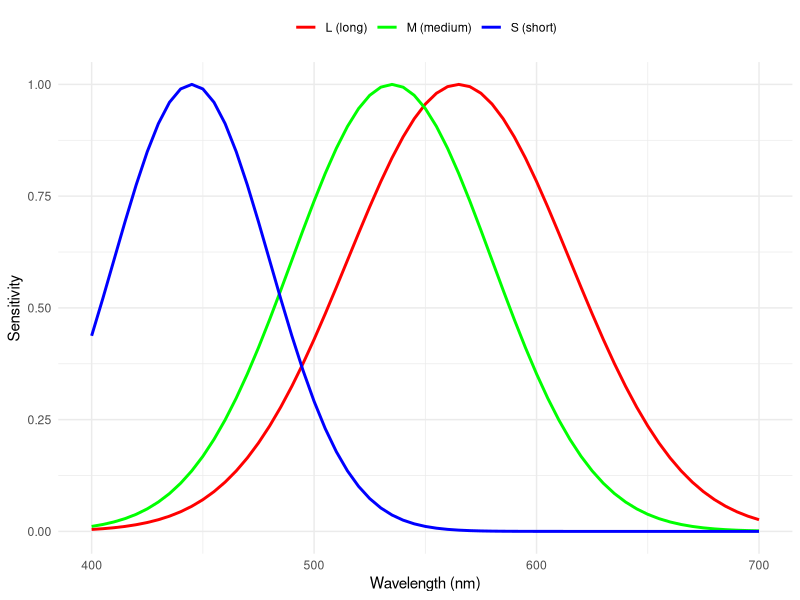
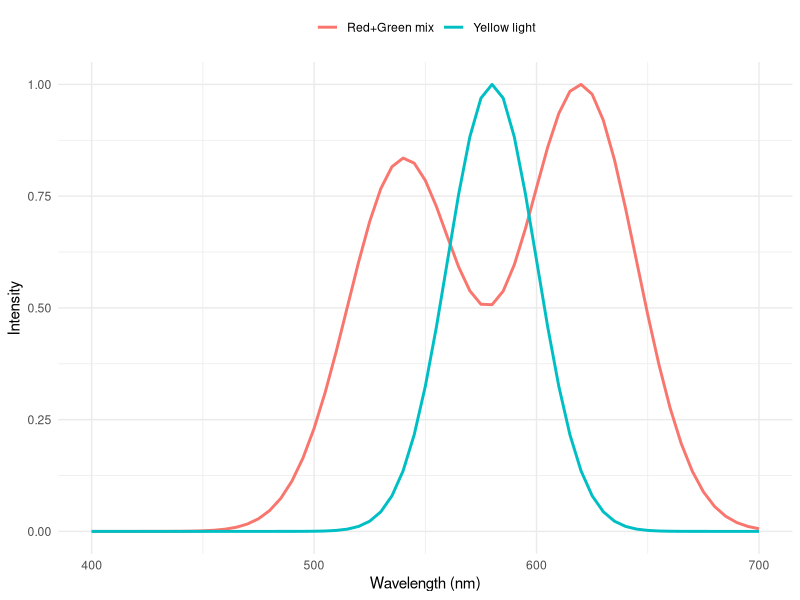
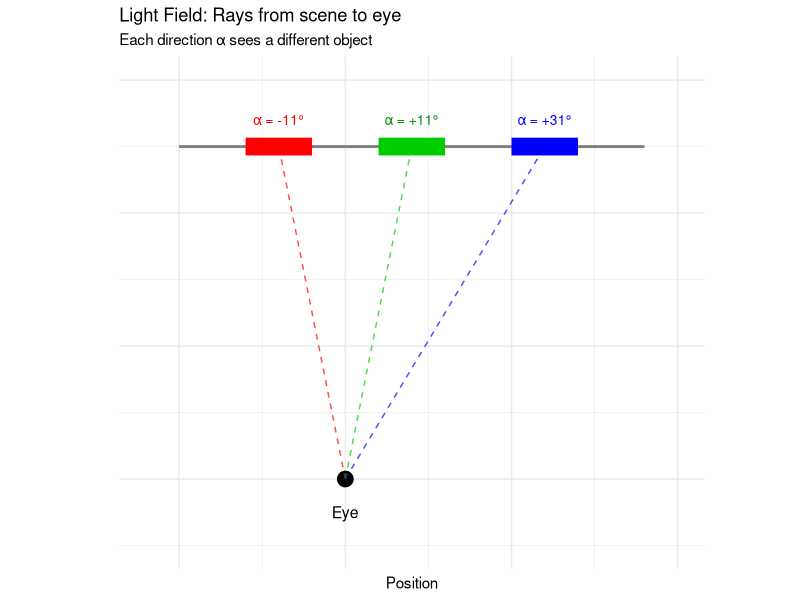
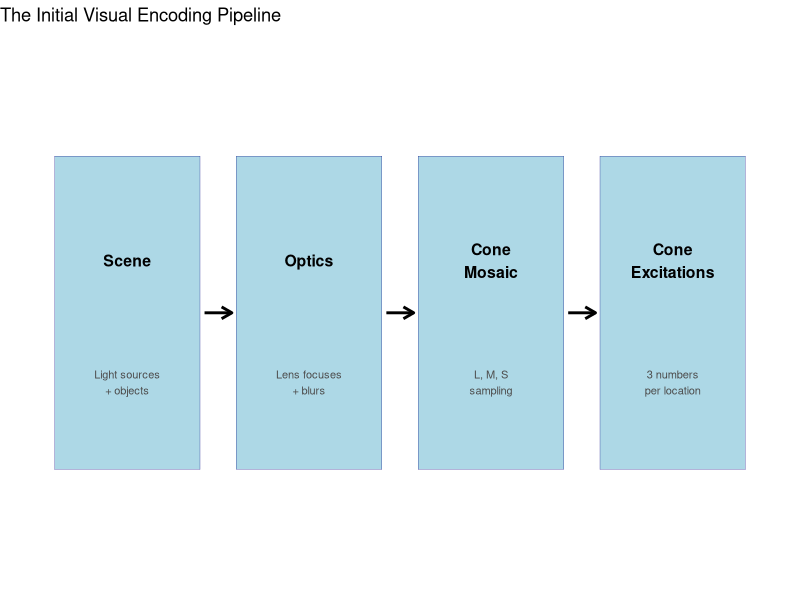
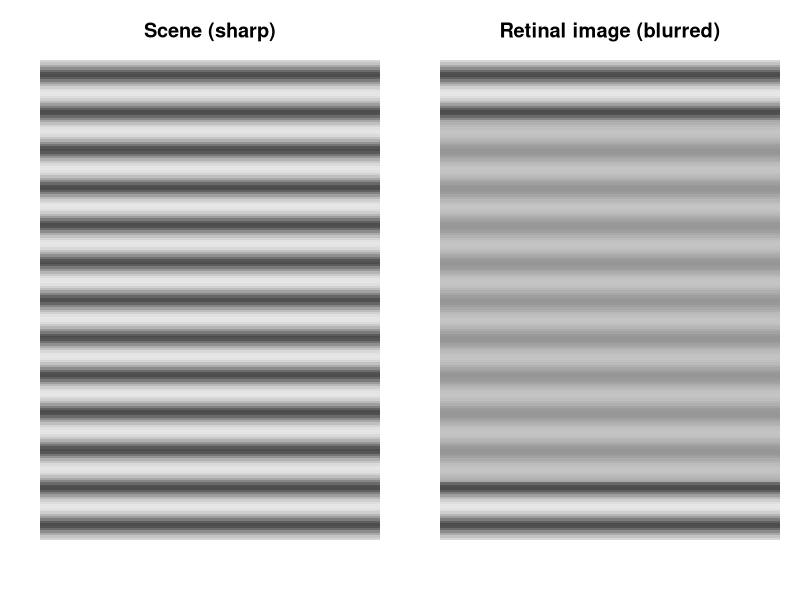
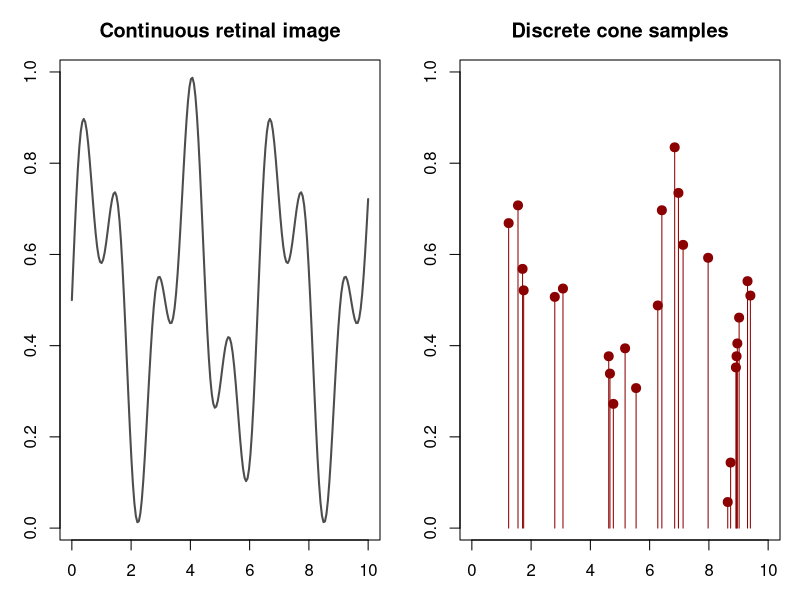
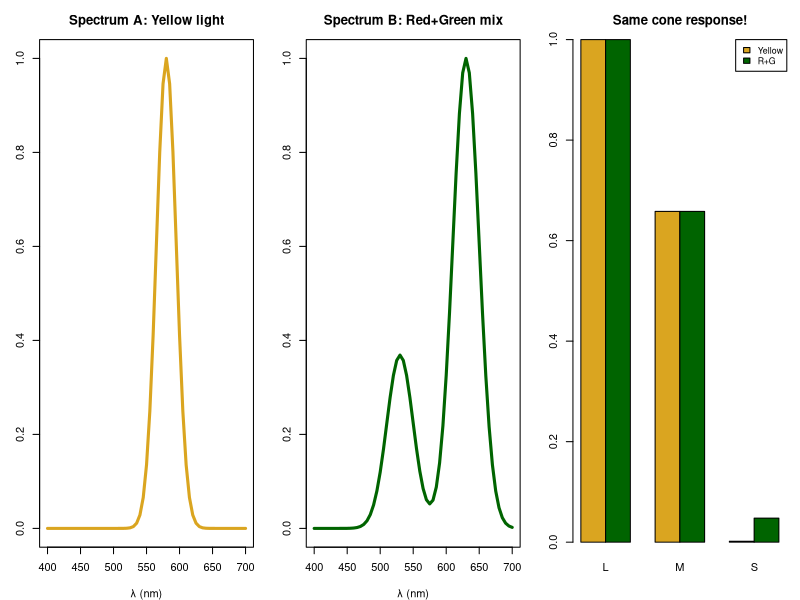
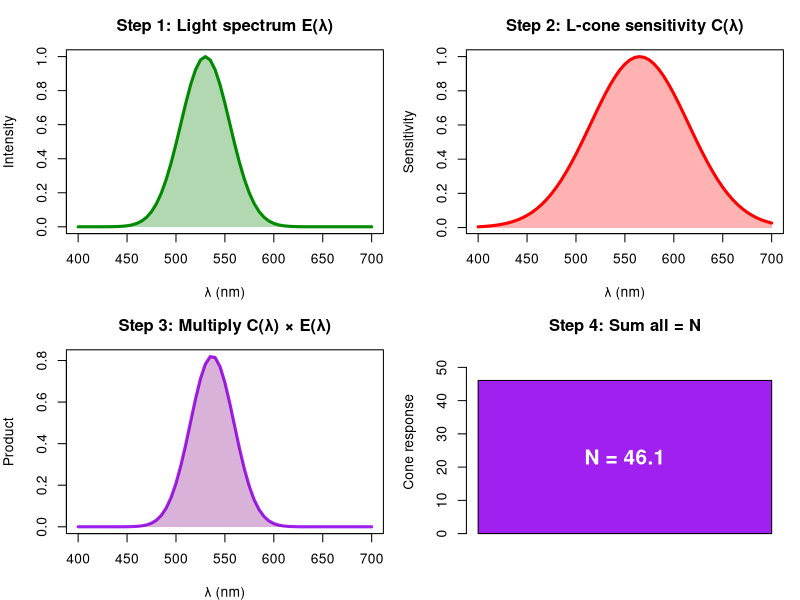

Write R code to recreate these figures, in order.
## ---- chunk 1
#| echo: false
#| fig-width: 5
#| fig-height: 2.5
library(ggplot2)
wavelengths <- seq(400, 700, by = 5)
L_cone <- exp(-0.5 * ((wavelengths - 565) / 50)^2)
M_cone <- exp(-0.5 * ((wavelengths - 535) / 45)^2)
S_cone <- exp(-0.5 * ((wavelengths - 445) / 35)^2)

cone_data <- data.frame(
  wavelength = rep(wavelengths, 3),
  sensitivity = c(L_cone, M_cone, S_cone),
  cone = rep(c("L (long)", "M (medium)", "S (short)"), each = length(wavelengths))
)

ggplot(cone_data, aes(x = wavelength, y = sensitivity, color = cone)) +
  geom_line(linewidth = 1) +
  scale_color_manual(values = c("L (long)" = "red", "M (medium)" = "green", "S (short)" = "blue")) +
  labs(x = "Wavelength (nm)", y = "Sensitivity", color = NULL) +
  theme_minimal() + theme(legend.position = "top")
## ---- chunk 2
#| echo: false
#| fig-width: 6
#| fig-height: 2.2
e_yellow <- exp(-0.5 * ((wavelengths - 580) / 20)^2)
e_red <- exp(-0.5 * ((wavelengths - 620) / 25)^2)
e_green <- exp(-0.5 * ((wavelengths - 540) / 25)^2)
e_mixture <- 0.6 * e_red + 0.5 * e_green

metamer_data <- data.frame(
  wavelength = rep(wavelengths, 2),
  intensity = c(e_yellow / max(e_yellow), e_mixture / max(e_mixture)),
  spectrum = rep(c("Yellow light", "Red+Green mix"), each = length(wavelengths))
)

ggplot(metamer_data, aes(x = wavelength, y = intensity, color = spectrum)) +
  geom_line(linewidth = 1) +
  labs(x = "Wavelength (nm)", y = "Intensity", color = NULL) +
  theme_minimal() + theme(legend.position = "top")
## ---- chunk 3
#| echo: false
#| fig-width: 7
#| fig-height: 4
library(ggplot2)

wall_y <- 10

ggplot() +
  # Draw the wall
  geom_segment(aes(x = -5, xend = 9, y = wall_y, yend = wall_y),
               color = "gray50", linewidth = 1) +
  # Draw colored objects on the wall
  geom_segment(aes(x = -3, xend = -1, y = wall_y, yend = wall_y),
               color = "red", linewidth = 6) +
  geom_segment(aes(x = 1, xend = 3, y = wall_y, yend = wall_y),
               color = "green3", linewidth = 6) +
  geom_segment(aes(x = 5, xend = 7, y = wall_y, yend = wall_y),
               color = "blue", linewidth = 6) +
  # Draw the observer (eye)
  geom_point(aes(x = 0, y = 0), size = 5, color = "black") +
  annotate("text", x = 0, y = -1, label = "Eye", size = 4) +
  # Draw rays from eye to objects
  geom_segment(aes(x = 0, xend = -2, y = 0, yend = wall_y),
               color = "red", linetype = "dashed", alpha = 0.7,
               arrow = arrow(length = unit(0.2, "cm"))) +
  geom_segment(aes(x = 0, xend = 2, y = 0, yend = wall_y),
               color = "green3", linetype = "dashed", alpha = 0.7,
               arrow = arrow(length = unit(0.2, "cm"))) +
  geom_segment(aes(x = 0, xend = 6, y = 0, yend = wall_y),
               color = "blue", linetype = "dashed", alpha = 0.7,
               arrow = arrow(length = unit(0.2, "cm"))) +
  # Labels
  annotate("text", x = -2, y = wall_y + 0.8, label = "α = -11°", color = "red", size = 3.5) +
  annotate("text", x = 2, y = wall_y + 0.8, label = "α = +11°", color = "green4", size = 3.5) +
  annotate("text", x = 6, y = wall_y + 0.8, label = "α = +31°", color = "blue", size = 3.5) +
  coord_fixed(ratio = 1) +
  xlim(-6, 10) + ylim(-2, 12) +
  labs(title = "Light Field: Rays from scene to eye",
       subtitle = "Each direction α sees a different object",
       x = "Position", y = "") +
  theme_minimal() +
  theme(axis.text = element_blank(), axis.ticks = element_blank())
## ---- chunk 4
#| echo: false
dimensions <- data.frame(
  Stage = c("Light Field", "Incident Light Field", "Retinal Image", "Cone Response"),
  Dimensions = c("7D", "7D", "4D", "3 numbers!"),
  Parameters = c("x,y,z,α,β,λ,ρ", "u,v,α,β,λ,ρ,t", "rx,ry,λ,t", "L, M, S")
)
knitr::kable(dimensions, align = "lcc")
## ---- chunk 5
#| echo: false
#| fig-width: 8
#| fig-height: 3
library(ggplot2)

# Create boxes for each stage
boxes <- data.frame(
  x = c(1, 3, 5, 7),
  label = c("Scene", "Optics", "Cone\nMosaic", "Cone\nExcitations"),
  desc = c("Light sources\n+ objects", "Lens focuses\n+ blurs", "L, M, S\nsampling", "3 numbers\nper location")
)

ggplot(boxes) +
  # Boxes
  geom_tile(aes(x = x, y = 0), width = 1.6, height = 1.8, fill = "lightblue", color = "navy") +
  geom_text(aes(x = x, y = 0.3, label = label), fontface = "bold", size = 4) +
  geom_text(aes(x = x, y = -0.4, label = desc), size = 2.8, color = "gray30") +
  # Arrows
  annotate("segment", x = 1.85, xend = 2.15, y = 0, yend = 0,
           arrow = arrow(length = unit(0.3, "cm")), linewidth = 1) +
  annotate("segment", x = 3.85, xend = 4.15, y = 0, yend = 0,
           arrow = arrow(length = unit(0.3, "cm")), linewidth = 1) +
  annotate("segment", x = 5.85, xend = 6.15, y = 0, yend = 0,
           arrow = arrow(length = unit(0.3, "cm")), linewidth = 1) +
  xlim(0, 8) + ylim(-1.5, 1.5) +
  theme_void() +
  labs(title = "The Initial Visual Encoding Pipeline")
## ---- chunk 6
#| echo: false
#| fig-width: 7
#| fig-height: 3

# Create a simple "scene" - sharp stripes
x <- seq(-2, 2, length.out = 200)
sharp <- sin(10 * x)^2  # Sharp stripes

# Blur by convolution with Gaussian kernel
blur_kernel <- dnorm(seq(-1, 1, length.out = 50), sd = 0.15)
blur_kernel <- blur_kernel / sum(blur_kernel)
blurred <- stats::filter(sharp, blur_kernel, sides = 2)
blurred[is.na(blurred)] <- sharp[is.na(blurred)]

par(mfrow = c(1, 2), mar = c(3, 2, 3, 1))
image(matrix(sharp, nrow = 1), col = gray.colors(100), axes = FALSE, main = "Scene (sharp)")
image(matrix(blurred, nrow = 1), col = gray.colors(100), axes = FALSE, main = "Retinal image (blurred)")
## ---- chunk 7
#| echo: false
#| fig-width: 7
#| fig-height: 3

set.seed(42)
# Create continuous "retinal image"
x_cont <- seq(0, 10, length.out = 200)
image_cont <- 0.5 + 0.3*sin(2*x_cont) + 0.2*sin(5*x_cont)

# Sample at discrete cone positions (irregularly spaced like real mosaic)
n_cones <- 25
cone_positions <- sort(runif(n_cones, 0.5, 9.5))
cone_samples <- approx(x_cont, image_cont, cone_positions)$y

par(mfrow = c(1, 2), mar = c(3, 3, 3, 1))
plot(x_cont, image_cont, type = "l", lwd = 2, col = "gray30",
     main = "Continuous retinal image", xlab = "", ylab = "Intensity")
plot(cone_positions, cone_samples, pch = 19, col = "darkred", cex = 1.2,
     main = "Discrete cone samples", xlab = "Position", ylab = "Intensity",
     xlim = c(0, 10), ylim = range(image_cont))
segments(cone_positions, 0, cone_positions, cone_samples, col = "darkred", lwd = 1)
## ---- chunk 8
#| echo: false
#| fig-width: 7
#| fig-height: 3

wavelengths <- seq(400, 700, by = 5)

# Cone sensitivities
L <- exp(-0.5 * ((wavelengths - 565) / 50)^2)
M <- exp(-0.5 * ((wavelengths - 535) / 45)^2)
S <- exp(-0.5 * ((wavelengths - 445) / 35)^2)

# Spectrum A: Monochromatic yellow (580nm)
spectrum1 <- exp(-0.5 * ((wavelengths - 580) / 15)^2)

# Spectrum B: Red + Green mixture - SOLVE for exact match!
red_peak <- exp(-0.5 * ((wavelengths - 630) / 20)^2)
green_peak <- exp(-0.5 * ((wavelengths - 530) / 20)^2)

# Target cone responses from yellow
target_L <- sum(spectrum1 * L)
target_M <- sum(spectrum1 * M)

# Solve: w_r * red_L + w_g * green_L = target_L
#        w_r * red_M + w_g * green_M = target_M
red_L <- sum(red_peak * L); red_M <- sum(red_peak * M)
green_L <- sum(green_peak * L); green_M <- sum(green_peak * M)

# Matrix solve: [red_L green_L; red_M green_M] * [w_r; w_g] = [target_L; target_M]
A <- matrix(c(red_L, red_M, green_L, green_M), nrow = 2)
b <- c(target_L, target_M)
weights <- solve(A, b)

spectrum2 <- weights[1] * red_peak + weights[2] * green_peak

# Calculate cone responses (should match!)
resp1 <- c(sum(spectrum1 * L), sum(spectrum1 * M), sum(spectrum1 * S))
resp2 <- c(sum(spectrum2 * L), sum(spectrum2 * M), sum(spectrum2 * S))

# Normalize for display
max_resp <- max(c(resp1, resp2))
resp1 <- resp1 / max_resp
resp2 <- resp2 / max_resp

par(mfrow = c(1, 3), mar = c(4, 3, 3, 1))
plot(wavelengths, spectrum1/max(spectrum1), type = "l", lwd = 3, col = "goldenrod",
     main = "Spectrum A: Yellow light", xlab = "λ (nm)", ylab = "", ylim = c(0, 1))
plot(wavelengths, spectrum2/max(spectrum2), type = "l", lwd = 3, col = "darkgreen",
     main = "Spectrum B: Red+Green mix", xlab = "λ (nm)", ylab = "", ylim = c(0, 1))
barplot(rbind(resp1, resp2), beside = TRUE, col = c("goldenrod", "darkgreen"),
        names.arg = c("L", "M", "S"), main = "Same cone response!",
        legend = c("Yellow", "R+G"), args.legend = list(x = "topright", cex = 0.8))
## ---- chunk 9
#| echo: false
#| fig-width: 8
#| fig-height: 4

wavelengths <- seq(400, 700, by = 5)

# Green light spectrum
E <- exp(-0.5 * ((wavelengths - 530) / 25)^2)

# L-cone sensitivity
C <- exp(-0.5 * ((wavelengths - 565) / 50)^2)

# Product
product <- C * E

# Response = sum (area under product)
N <- sum(product) * 5  # multiply by delta_lambda

par(mfrow = c(2, 2), mar = c(4, 4, 3, 1))

# Step 1: Spectrum
plot(wavelengths, E, type = "l", lwd = 3, col = "green4",
     main = "Step 1: Light spectrum E(λ)", xlab = "λ (nm)", ylab = "Intensity")
polygon(c(wavelengths, rev(wavelengths)), c(E, rep(0, length(E))),
        col = rgb(0, 0.5, 0, 0.3), border = NA)

# Step 2: Cone sensitivity
plot(wavelengths, C, type = "l", lwd = 3, col = "red",
     main = "Step 2: L-cone sensitivity C(λ)", xlab = "λ (nm)", ylab = "Sensitivity")
polygon(c(wavelengths, rev(wavelengths)), c(C, rep(0, length(C))),
        col = rgb(1, 0, 0, 0.3), border = NA)

# Step 3: Product
plot(wavelengths, product, type = "l", lwd = 3, col = "purple",
     main = "Step 3: Multiply C(λ) × E(λ)", xlab = "λ (nm)", ylab = "Product")
polygon(c(wavelengths, rev(wavelengths)), c(product, rep(0, length(product))),
        col = rgb(0.5, 0, 0.5, 0.3), border = NA)

# Step 4: Sum = N
barplot(N, col = "purple", main = "Step 4: Sum all = N",
        ylab = "Cone response", ylim = c(0, N * 1.2))
text(0.7, N * 0.5, paste0("N = ", round(N, 1)), cex = 1.5, col = "white", font = 2)
## ---- chunk 10
#| echo: false
#| fig-width: 9
#| fig-height: 3

# Define matrices
C <- matrix(c(0.1, 0.2, 1.0,
              0.3, 0.6, 0.3,
              0.7, 1.0, 0.0,
              1.0, 0.6, 0.0,
              0.8, 0.2, 0.0), nrow = 3, ncol = 5)
rownames(C) <- c("L", "M", "S")
colnames(C) <- c("450", "500", "550", "600", "650")

e <- c(0.0, 0.2, 0.8, 1.0, 0.4)
n <- C %*% e

layout(matrix(c(1, 2, 3, 4, 5), nrow = 1), widths = c(3, 1, 2, 1, 2))
par(mar = c(3, 3, 3, 1))

# C matrix as heatmap
image(t(C[3:1, ]), col = heat.colors(20), axes = FALSE, main = "C matrix (3×5)")
axis(1, at = seq(0, 1, length.out = 5), labels = colnames(C), cex.axis = 0.8)
axis(2, at = c(0, 0.5, 1), labels = c("S", "M", "L"), las = 2, cex.axis = 0.9)
mtext("wavelength (nm)", side = 1, line = 2, cex = 0.7)

# Multiply sign
par(mar = c(0, 0, 0, 0))
plot.new()
text(0.5, 0.5, "×", cex = 4, font = 2)

# e vector
par(mar = c(3, 3, 3, 1))
barplot(e, names.arg = c("450", "500", "550", "600", "650"),
        col = "orange", main = "e vector (5×1)", cex.names = 0.7)
mtext("spectrum", side = 1, line = 2, cex = 0.7)

# Equals sign
par(mar = c(0, 0, 0, 0))
plot.new()
text(0.5, 0.5, "=", cex = 4, font = 2)

# n result
par(mar = c(3, 3, 3, 1))
barplot(as.vector(n), names.arg = c("L", "M", "S"),
        col = c("red", "green", "blue"), main = "n (3×1)")
## ---- chunk 11
#| echo: false
#| fig-width: 8
#| fig-height: 3

par(mfrow = c(1, 3), mar = c(2, 2, 4, 1))

# Scenario 1: Red photons
barplot(c(100), col = "red", ylim = c(0, 120), main = "100 red photons absorbed")
text(0.7, 110, "Cone says:\n'100'", cex = 1.2, font = 2)

# Scenario 2: Green photons
barplot(c(100), col = "green", ylim = c(0, 120), main = "100 green photons absorbed")
text(0.7, 110, "Cone says:\n'100'", cex = 1.2, font = 2)

# Scenario 3: Mixed
barplot(c(50, 50), col = c("red", "green"), ylim = c(0, 120), main = "50 red + 50 green absorbed")
text(0.7, 110, "Cone says:\n'100'", cex = 1.2, font = 2)
## ---- chunk 12
#| echo: false
#| fig-width: 8
#| fig-height: 3

par(mfrow = c(1, 3), mar = c(3, 3, 3, 1))

# Red light
barplot(c(L = 100, M = 30, S = 5), col = c("red", "green", "blue"),
        main = "Red light → L wins", ylim = c(0, 120))

# Green light
barplot(c(L = 50, M = 90, S = 10), col = c("red", "green", "blue"),
        main = "Green light → M wins", ylim = c(0, 120))

# Blue light
barplot(c(L = 10, M = 20, S = 80), col = c("red", "green", "blue"),
        main = "Blue light → S wins", ylim = c(0, 120))
## ---- chunk 13
#| echo: false
#| fig-width: 8
#| fig-height: 3

set.seed(42)
par(mfrow = c(1, 3), mar = c(3, 3, 3, 1))

# Three trials of counting photons
trial1 <- rpois(1, 100)
trial2 <- rpois(1, 100)
trial3 <- rpois(1, 100)

barplot(trial1, col = "steelblue", ylim = c(0, 130), main = "Trial 1")
text(0.7, trial1 + 10, trial1, cex = 1.5, font = 2)

barplot(trial2, col = "steelblue", ylim = c(0, 130), main = "Trial 2")
text(0.7, trial2 + 10, trial2, cex = 1.5, font = 2)

barplot(trial3, col = "steelblue", ylim = c(0, 130), main = "Trial 3")
text(0.7, trial3 + 10, trial3, cex = 1.5, font = 2)
## ---- chunk 14
#| echo: false
#| fig-width: 8
#| fig-height: 3.5

par(mfrow = c(1, 2), mar = c(4, 4, 3, 1))

# Poisson with mean = 10
x_dim <- 0:25
prob_dim <- dpois(x_dim, lambda = 10)
barplot(prob_dim, names.arg = x_dim, col = "steelblue",
        main = "Poisson (μ = 10)", xlab = "Photon count", ylab = "Probability")
abline(v = 10 * 1.2 + 0.5, col = "red", lwd = 2, lty = 2)
text(15, max(prob_dim) * 0.9, "mean = 10\nSD = 3.2", col = "red", cex = 1)

# Poisson with mean = 100
x_bright <- 70:130
prob_bright <- dpois(x_bright, lambda = 100)
barplot(prob_bright, names.arg = x_bright, col = "gold",
        main = "Poisson (μ = 100)", xlab = "Photon count", ylab = "Probability",
        cex.names = 0.6)
text(40, max(prob_bright) * 0.9, "mean = 100\nSD = 10", col = "red", cex = 1)
## ---- chunk 15
#| echo: false
#| fig-width: 8
#| fig-height: 3

par(mfrow = c(1, 2), mar = c(4, 4, 3, 1))

# Small mean: Poisson ≠ Gaussian
x_small <- 0:20
pois_small <- dpois(x_small, 5)
gaus_small <- dnorm(x_small, 5, sqrt(5))

plot(x_small, pois_small, type = "h", lwd = 3, col = "steelblue",
     main = "μ = 5: Poisson ≠ Gaussian", xlab = "Count", ylab = "Probability",
     ylim = c(0, max(pois_small) * 1.1))
lines(x_small, gaus_small, col = "red", lwd = 2)
legend("topright", c("Poisson", "Gaussian"), col = c("steelblue", "red"), lwd = c(3, 2), cex = 0.8)

# Large mean: Poisson ≈ Gaussian
x_large <- 70:130
pois_large <- dpois(x_large, 100)
gaus_large <- dnorm(x_large, 100, sqrt(100))

plot(x_large, pois_large, type = "h", lwd = 3, col = "steelblue",
     main = "μ = 100: Poisson ≈ Gaussian", xlab = "Count", ylab = "Probability",
     ylim = c(0, max(pois_large) * 1.1))
lines(x_large, gaus_large, col = "red", lwd = 2)
legend("topright", c("Poisson", "Gaussian"), col = c("steelblue", "red"), lwd = c(3, 2), cex = 0.8)
## ---- chunk 16
#| echo: false
#| fig-width: 8
#| fig-height: 3

par(mfrow = c(1, 3), mar = c(2, 2, 3, 1))

# Create a simple "retinal image" with a dot at different positions
x <- seq(-5, 5, length.out = 100)

# Dot in the center
dot_center <- exp(-x^2 / 0.2)
plot(x, dot_center, type = "l", lwd = 3, col = "blue",
     main = "Dot at center", xlab = "", ylab = "", ylim = c(0, 1.2))
polygon(c(x, rev(x)), c(dot_center, rep(0, length(x))), col = rgb(0, 0, 1, 0.3), border = NA)

# Dot shifted left
dot_left <- exp(-(x + 3)^2 / 0.2)
plot(x, dot_left, type = "l", lwd = 3, col = "blue",
     main = "Dot shifted left", xlab = "", ylab = "", ylim = c(0, 1.2))
polygon(c(x, rev(x)), c(dot_left, rep(0, length(x))), col = rgb(0, 0, 1, 0.3), border = NA)

# Dot shifted right
dot_right <- exp(-(x - 3)^2 / 0.2)
plot(x, dot_right, type = "l", lwd = 3, col = "blue",
     main = "Dot shifted right", xlab = "", ylab = "", ylim = c(0, 1.2))
polygon(c(x, rev(x)), c(dot_right, rep(0, length(x))), col = rgb(0, 0, 1, 0.3), border = NA)
## ---- chunk 17
#| echo: false
#| fig-width: 8
#| fig-height: 3.5

par(mfrow = c(1, 3), mar = c(3, 3, 3, 1))

# Perfect point (scene)
x <- seq(-3, 3, length.out = 100)
perfect <- ifelse(abs(x) < 0.1, 1, 0)
plot(x, perfect, type = "h", lwd = 3, col = "black",
     main = "Scene: Perfect point", xlab = "Position", ylab = "Intensity", ylim = c(0, 1.2))

# Arrow
plot.new()
arrows(0.1, 0.5, 0.9, 0.5, lwd = 4, col = "gray40")
text(0.5, 0.7, "Through\nthe eye", cex = 1.2, font = 2)

# Blurred PSF (retinal image)
psf <- exp(-x^2 / 0.5)
plot(x, psf, type = "l", lwd = 3, col = "red",
     main = "Retinal image: Blurred blob", xlab = "Position", ylab = "Intensity", ylim = c(0, 1.2))
polygon(c(x, rev(x)), c(psf, rep(0, length(x))), col = rgb(1, 0, 0, 0.3), border = NA)
## ---- chunk 18
#| echo: false
#| fig-width: 8
#| fig-height: 4

par(mfrow = c(2, 2), mar = c(3, 3, 3, 1))

x <- seq(-5, 5, length.out = 200)

# Scene: Two points
scene <- ifelse(abs(x + 2) < 0.1 | abs(x - 2) < 0.1, 1, 0)
plot(x, scene, type = "h", lwd = 3, col = "black",
     main = "Step 1: Scene (two points)", xlab = "x", ylab = "")

# PSF
psf_x <- seq(-2, 2, length.out = 50)
psf_y <- exp(-psf_x^2 / 0.3)
psf_y <- psf_y / max(psf_y)
plot(psf_x, psf_y, type = "l", lwd = 3, col = "red",
     main = "Step 2: PSF (blur kernel)", xlab = "x", ylab = "")
polygon(c(psf_x, rev(psf_x)), c(psf_y, rep(0, length(psf_x))), col = rgb(1, 0, 0, 0.3), border = NA)

# Stamp PSF at each point
blob1 <- exp(-(x + 2)^2 / 0.3)
blob2 <- exp(-(x - 2)^2 / 0.3)
plot(x, blob1, type = "l", lwd = 2, col = "blue", ylim = c(0, 1.2),
     main = "Step 3: Stamp PSF at each point", xlab = "x", ylab = "")
lines(x, blob2, lwd = 2, col = "green4")
legend("topright", c("Left point", "Right point"), col = c("blue", "green4"), lwd = 2, cex = 0.8)

# Sum = convolution result
result <- blob1 + blob2
plot(x, result, type = "l", lwd = 3, col = "purple",
     main = "Step 4: Add up = Output", xlab = "x", ylab = "")
polygon(c(x, rev(x)), c(result, rep(0, length(x))), col = rgb(0.5, 0, 0.5, 0.2), border = NA)
## ---- chunk 19
#| echo: false
#| fig-width: 8
#| fig-height: 3

# 1D demonstration: sharp edge blurred by PSF
x <- 1:100
sharp_edge <- c(rep(0, 50), rep(1, 50))

# PSF: Gaussian blur
psf <- dnorm(seq(-3, 3, length.out = 21), sd = 1)
psf <- psf / sum(psf)

# Convolve
blurred <- stats::filter(sharp_edge, psf, sides = 2)
blurred[is.na(blurred)] <- sharp_edge[is.na(blurred)]

par(mfrow = c(1, 3), mar = c(4, 3, 3, 1))
plot(x, sharp_edge, type = "l", lwd = 3, main = "Sharp edge (scene)", xlab = "x", ylab = "")
plot(seq(-10, 10, length.out = 21), psf, type = "l", lwd = 3, col = "red",
     main = "PSF (blur kernel)", xlab = "x", ylab = "")
polygon(c(seq(-10, 10, length.out = 21), rev(seq(-10, 10, length.out = 21))),
        c(psf, rep(0, 21)), col = rgb(1, 0, 0, 0.3), border = NA)
plot(x, blurred, type = "l", lwd = 3, col = "purple",
     main = "Blurred edge (retina)", xlab = "x", ylab = "")
## ---- chunk 20
#| echo: false
#| fig-width: 8
#| fig-height: 3

par(mfrow = c(1, 3), mar = c(3, 3, 3, 1))

x <- seq(-3, 3, length.out = 100)

# Center of retina (fovea): sharp PSF
psf_center <- exp(-x^2 / 0.1)
plot(x, psf_center, type = "l", lwd = 3, col = "darkgreen",
     main = "Fovea (center): Sharp", xlab = "Position", ylab = "PSF", ylim = c(0, 1.1))
polygon(c(x, rev(x)), c(psf_center, rep(0, length(x))), col = rgb(0, 0.5, 0, 0.3), border = NA)
text(0, 0.5, "High\nresolution", cex = 1, font = 2)

# Mid-periphery: medium PSF
psf_mid <- exp(-x^2 / 0.4)
plot(x, psf_mid, type = "l", lwd = 3, col = "orange",
     main = "Mid-periphery: Wider", xlab = "Position", ylab = "PSF", ylim = c(0, 1.1))
polygon(c(x, rev(x)), c(psf_mid, rep(0, length(x))), col = rgb(1, 0.5, 0, 0.3), border = NA)
text(0, 0.5, "Medium\nresolution", cex = 1, font = 2)

# Far periphery: blurry PSF
psf_periph <- exp(-x^2 / 1.0)
plot(x, psf_periph, type = "l", lwd = 3, col = "red",
     main = "Periphery: Blurry", xlab = "Position", ylab = "PSF", ylim = c(0, 1.1))
polygon(c(x, rev(x)), c(psf_periph, rep(0, length(x))), col = rgb(1, 0, 0, 0.3), border = NA)
text(0, 0.5, "Low\nresolution", cex = 1, font = 2)
## ---- chunk 21
#| echo: false
#| fig-width: 8
#| fig-height: 4

par(mfrow = c(2, 3), mar = c(3, 3, 3, 1))

# Simulate PSF at different eccentricities for 550nm (top row)
x <- seq(-5, 5, length.out = 50)
y <- seq(-5, 5, length.out = 50)

# 2 deg, 550nm - sharp
psf_2deg <- outer(x, y, function(x, y) exp(-(x^2 + y^2) / 1))
image(x, y, psf_2deg, col = heat.colors(20), main = "2° eccentricity (550nm)",
      xlab = "μm", ylab = "μm", axes = FALSE)
box()

# 8 deg, 550nm - medium
psf_8deg <- outer(x, y, function(x, y) exp(-(x^2 + y^2) / 3))
image(x, y, psf_8deg, col = heat.colors(20), main = "8° eccentricity (550nm)",
      xlab = "μm", ylab = "μm", axes = FALSE)
box()

# 20 deg, 550nm - blurry
psf_20deg <- outer(x, y, function(x, y) exp(-(x^2 + y^2) / 8))
image(x, y, psf_20deg, col = heat.colors(20), main = "20° eccentricity (550nm)",
      xlab = "μm", ylab = "μm", axes = FALSE)
box()

# Same for 450nm (bottom row) - even blurrier due to chromatic aberration
psf_2deg_450 <- outer(x, y, function(x, y) exp(-(x^2 + y^2) / 2))
image(x, y, psf_2deg_450, col = heat.colors(20), main = "2° eccentricity (450nm)",
      xlab = "μm", ylab = "μm", axes = FALSE)
box()

psf_8deg_450 <- outer(x, y, function(x, y) exp(-(x^2 + y^2) / 5))
image(x, y, psf_8deg_450, col = heat.colors(20), main = "8° eccentricity (450nm)",
      xlab = "μm", ylab = "μm", axes = FALSE)
box()

psf_20deg_450 <- outer(x, y, function(x, y) exp(-(x^2 + y^2) / 12))
image(x, y, psf_20deg_450, col = heat.colors(20), main = "20° eccentricity (450nm)",
      xlab = "μm", ylab = "μm", axes = FALSE)
box()
## ---- chunk 22
#| echo: false
#| fig-width: 8
#| fig-height: 3

par(mfrow = c(1, 4), mar = c(2, 2, 3, 1))

set.seed(42)

# 0 degrees - very dense, small cones, NO S-cones
n0 <- 400
x0 <- runif(n0, 0, 10); y0 <- runif(n0, 0, 10)
# Only L and M cones in central fovea!
cols0 <- sample(c("red", "green3"), n0, replace = TRUE, prob = c(0.5, 0.5))
plot(x0, y0, pch = 19, cex = 0.6, col = cols0, xlim = c(0, 10), ylim = c(0, 10),
     main = "0° (fovea)", xlab = "", ylab = "", axes = FALSE, asp = 1)
box()
text(5, -0.5, "No S-cones!", cex = 0.9, font = 3, col = "blue")

# 4 degrees - still dense, some S-cones appear
n4 <- 250
x4 <- runif(n4, 0, 10); y4 <- runif(n4, 0, 10)
cols4 <- sample(c("red", "green3", "blue"), n4, replace = TRUE, prob = c(0.4, 0.4, 0.2))
plot(x4, y4, pch = 19, cex = 0.9, col = cols4, xlim = c(0, 10), ylim = c(0, 10),
     main = "4°", xlab = "", ylab = "", axes = FALSE, asp = 1)
box()

# 15 degrees - sparse cones, add rods (gray)
n15_cones <- 80
x15 <- runif(n15_cones, 0, 10); y15 <- runif(n15_cones, 0, 10)
cols15 <- sample(c("red", "green3", "blue"), n15_cones, replace = TRUE, prob = c(0.35, 0.35, 0.3))
plot(x15, y15, pch = 19, cex = 1.5, col = cols15, xlim = c(0, 10), ylim = c(0, 10),
     main = "15°", xlab = "", ylab = "", axes = FALSE, asp = 1)
# Add rods
n_rods <- 200
xr <- runif(n_rods, 0, 10); yr <- runif(n_rods, 0, 10)
points(xr, yr, pch = 19, cex = 0.4, col = "gray50")
box()

# 25 degrees - very sparse large cones, many rods
n25_cones <- 40
x25 <- runif(n25_cones, 0, 10); y25 <- runif(n25_cones, 0, 10)
cols25 <- sample(c("red", "green3", "blue"), n25_cones, replace = TRUE, prob = c(0.35, 0.35, 0.3))
plot(x25, y25, pch = 19, cex = 2.2, col = cols25, xlim = c(0, 10), ylim = c(0, 10),
     main = "25°", xlab = "", ylab = "", axes = FALSE, asp = 1)
n_rods2 <- 300
xr2 <- runif(n_rods2, 0, 10); yr2 <- runif(n_rods2, 0, 10)
points(xr2, yr2, pch = 19, cex = 0.3, col = "gray50")
box()
## ---- chunk 23
#| echo: false
#| fig-width: 8
#| fig-height: 4

par(mfrow = c(2, 2), mar = c(3, 3, 3, 1))

# Simulate grating responses
x <- seq(0, 2*pi, length.out = 100)

# 6 c/deg grating - both can resolve
grating_6 <- sin(6 * x)

# Fovea sampling (dense)
fov_pos <- seq(0, 2*pi, length.out = 60)
fov_samples <- sin(6 * fov_pos) + rnorm(60, 0, 0.1)

plot(x, grating_6, type = "l", lwd = 2, col = "gray70", main = "Fovea: 6 c/deg grating",
     xlab = "Position", ylab = "Response", ylim = c(-1.5, 1.5))
points(fov_pos, fov_samples, pch = 19, cex = 0.8, col = "darkred")
text(pi, 1.3, "Pattern preserved!", cex = 1, font = 2)

# Periphery sampling (sparse) for 6 c/deg
per_pos <- seq(0, 2*pi, length.out = 15)
per_samples <- sin(6 * per_pos) + rnorm(15, 0, 0.15)

plot(x, grating_6, type = "l", lwd = 2, col = "gray70", main = "10° Periphery: 6 c/deg",
     xlab = "Position", ylab = "Response", ylim = c(-1.5, 1.5))
points(per_pos, per_samples, pch = 19, cex = 1.5, col = "darkblue")
text(pi, 1.3, "Still OK", cex = 1, font = 2)

# 12 c/deg grating - fovea can resolve, periphery can't
grating_12 <- sin(12 * x)

fov_samples_12 <- sin(12 * fov_pos) + rnorm(60, 0, 0.1)
plot(x, grating_12, type = "l", lwd = 2, col = "gray70", main = "Fovea: 12 c/deg grating",
     xlab = "Position", ylab = "Response", ylim = c(-1.5, 1.5))
points(fov_pos, fov_samples_12, pch = 19, cex = 0.8, col = "darkred")
text(pi, 1.3, "Pattern preserved!", cex = 1, font = 2)

# Periphery can't resolve 12 c/deg - aliasing!
per_samples_12 <- sin(12 * per_pos) + rnorm(15, 0, 0.2)
plot(x, grating_12, type = "l", lwd = 2, col = "gray70", main = "10° Periphery: 12 c/deg",
     xlab = "Position", ylab = "Response", ylim = c(-1.5, 1.5))
points(per_pos, per_samples_12, pch = 19, cex = 1.5, col = "darkblue")
text(pi, 1.3, "Wobbly! Pattern lost", cex = 1, font = 2, col = "red")
## ---- chunk 24
#| echo: false
#| fig-width: 8
#| fig-height: 3

par(mfrow = c(1, 3), mar = c(4, 4, 3, 1))

# Image intensity (smooth gradient with edge)
x <- seq(0, 10, length.out = 100)
intensity <- 0.3 + 0.5 * pnorm(x, 5, 0.8)

plot(x, intensity, type = "l", lwd = 3, col = "gray30",
     main = "Light intensity", xlab = "Position", ylab = "Intensity", ylim = c(0, 1))

# Spatial derivative → edge detection
deriv <- c(0, diff(intensity)) * 15
plot(x, deriv, type = "l", lwd = 3, col = "purple",
     main = "Spatial derivative → Edge", xlab = "Position", ylab = "Change")
abline(h = 0, lty = 2, col = "gray")
polygon(c(x, rev(x)), c(pmax(deriv, 0), rep(0, length(x))), col = rgb(0.5, 0, 0.5, 0.3), border = NA)

# Summary as visual
plot.new()
text(0.5, 0.95, "Neurons detect:", cex = 1.3, font = 2)
text(0.1, 0.75, "Spatial Δ", adj = 0, cex = 1.1)
text(0.65, 0.75, "→ Edges", adj = 0, col = "purple", cex = 1.1, font = 2)
text(0.1, 0.55, "Wavelength Δ", adj = 0, cex = 1.1)
text(0.65, 0.55, "→ Color", adj = 0, col = "orange", cex = 1.1, font = 2)
text(0.1, 0.35, "Time Δ", adj = 0, cex = 1.1)
text(0.65, 0.35, "→ Motion", adj = 0, col = "blue", cex = 1.1, font = 2)
text(0.1, 0.15, "Left-Right Δ", adj = 0, cex = 1.1)
text(0.65, 0.15, "→ Depth", adj = 0, col = "darkgreen", cex = 1.1, font = 2)
